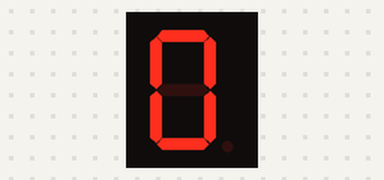
A sketch run on a simulated Arduino Uno, built with avr-gcc and run on an emulated ATmega328P. Shown: 1-digit seven-segment display.

Above: at 0.1 s.
At 4.1 s:
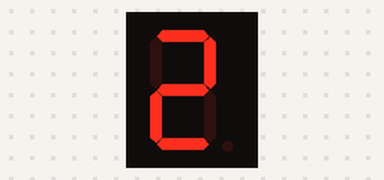
At 8.1 s:
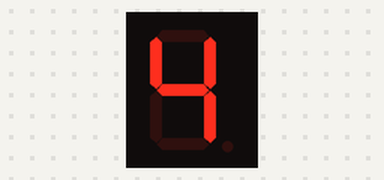
At 16.1 s:
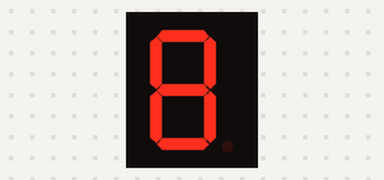
At 26.1 s:
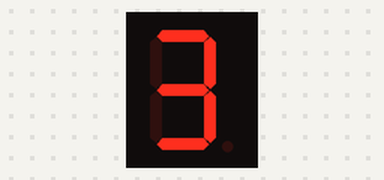
At 38.1 s:
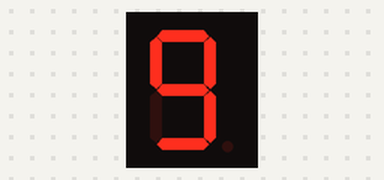

The sketch:

sevseglibreri.ino
```cpp
#include "SevSeg.h"
SevSeg sevseg;

void setup()
{
    //Set to 1 for single digit display
    byte numDigits = 1;

    //defines common pins while using multi-digit display. Left empty as we have a single digit display
    byte digitPins[] = {};

    //Defines arduino pin connections in order: A, B, C, D, E, F, G, DP
    byte segmentPins[] = {1, 2, 3, 4, 5, 6, 7 ,9};
    bool resistorsOnSegments = true;

    //Initialize sevseg object. Uncomment second line if you use common cathode 7 segment
    //sevseg.begin(COMMON_ANODE, numDigits, digitPins, segmentPins, resistorsOnSegments);
    sevseg.begin(COMMON_CATHODE, numDigits, digitPins, segmentPins, resistorsOnSegments);

    sevseg.setBrightness(90);
}

void loop()
{
   //Display numbers one by one with 2 seconds delay
   for(int i = 0; i < 10; i++)
   {
     sevseg.setNumber(i);
     sevseg.refreshDisplay();
     delay(2000);
   }
}
```

Measured:
- what the display in image 1 shows lasts 2.0 s, from 4.0 s to 6.0 s
